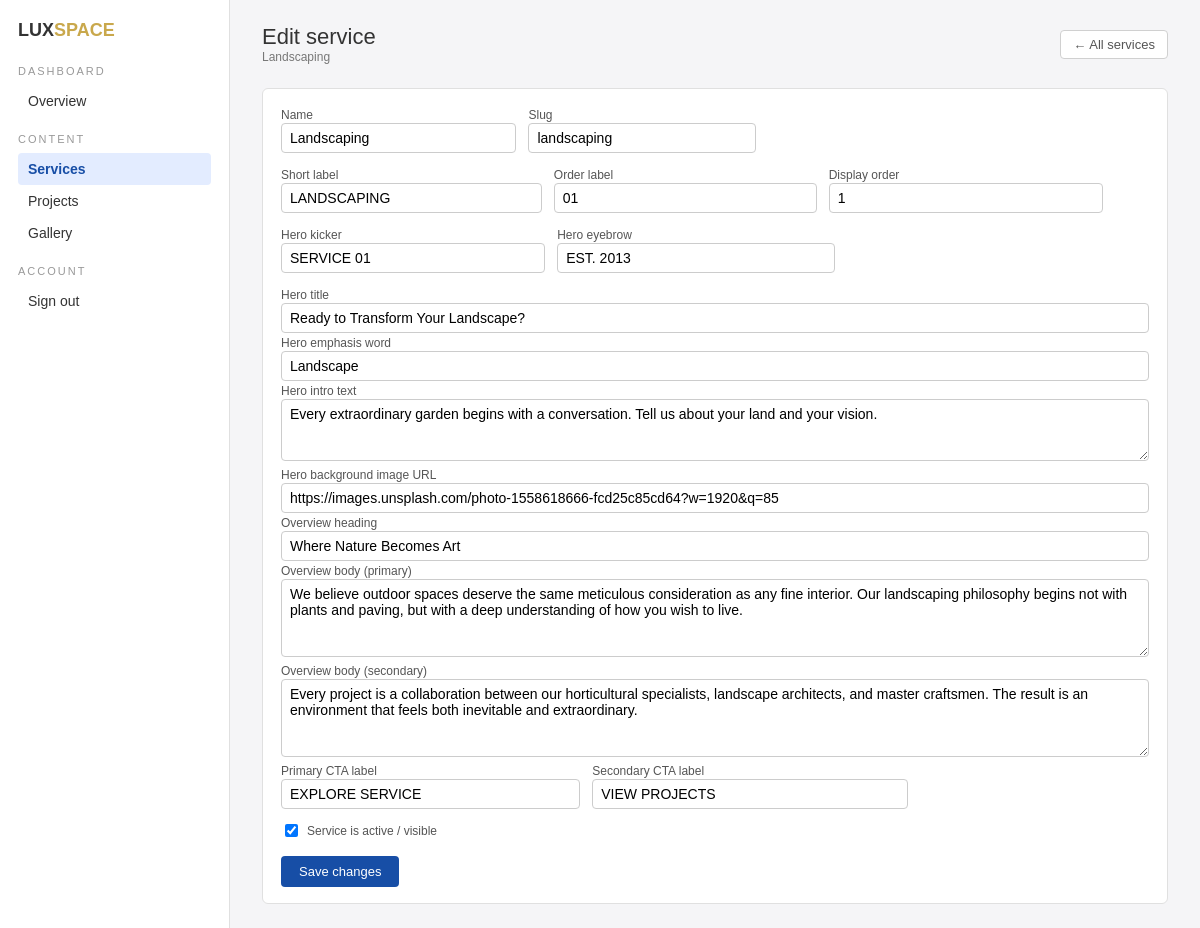
The page /dashboard/services/1/ (signed in) on the database its author committed.
### myApp/models.py (models this page shows, shortened)
class Service(models.Model):
    name = models.CharField(max_length=120)
    slug = models.SlugField(max_length=140, unique=True)
    short_label = models.CharField(
        max_length=40,
        help_text="Label used in tabs and pills, e.g. 'LANDSCAPING'.",
    )
    order_label = models.CharField(
        max_length=8,
        help_text="Numeric label such as '01', '02' to display before the name.",
    )
    hero_kicker = models.CharField(
        max_length=120,
        blank=True,
        help_text="Small label above hero title, e.g. 'SERVICE 01'.",
    )
    hero_eyebrow = models.CharField(
        max_length=120,
        blank=True,
        help_text="Secondary small label, e.g. 'EST. 2013'.",
    )
    hero_title = models.CharField(
        max_length=200,
        help_text="Main hero heading, e.g. 'Ready to Transform Your Landscape?'.",
    )
    hero_emphasis = models.CharField(
        max_length=120,
        blank=True,
        help_text="Optional emphasised word in the hero heading.",
    )
    hero_intro = models.TextField(
        blank=True,
        help_text="Short paragraph under the hero title.",
    )
    hero_background_image = models.URLField(
        blank=True,
        help_text="Full URL to the hero background image.",
    )
    overview_heading = models.CharField(
        max_length=200,
        blank=True,
        help_text="Overview section heading, e.g. 'Where Nature Becomes Art'.",
    )
    overview_body_primary = models.TextField(blank=True)
    overview_body_secondary = models.TextField(blank=True)
    cta_primary_label = models.CharField(
        max_length=80,
        default="EXPLORE SERVICE",
        help_text="Label for primary hero CTA button.",
    )
    cta_secondary_label = models.CharField(
        max_length=80,
        default="VIEW PROJECTS",
        help_text="Label for secondary hero CTA button.",
    )
    is_active = models.BooleanField(default=True)
    display_order = models.PositiveIntegerField(default=1)
    created_at = models.DateTimeField(auto_now_add=True)
    updated_at = models.DateTimeField(auto_now=True)
    class Meta:
        ordering = ["display_order", "name"]

### myApp/views.py (the view)
# urls.py: path("dashboard/services/<int:pk>/", views.dashboard_service_edit, name="dashboard_service_edit"),
@login_required
def dashboard_service_edit(request, pk):
    service = get_object_or_404(Service, pk=pk)
    if request.method == "POST":
        form = ServiceForm(request.POST, instance=service)
        if form.is_valid():
            form.save()
            return redirect("dashboard_services")
    else:
        form = ServiceForm(instance=service)
    return render(
        request,
        "dashboard/service_form.html",
        {"form": form, "service": service},
    )

### myApp/forms.py
class ServiceForm(forms.ModelForm):
    class Meta:
        model = Service
        fields = [
            "name",
            "slug",
            "short_label",
            "order_label",
            "hero_kicker",
            "hero_eyebrow",
            "hero_title",
            "hero_emphasis",
            "hero_intro",
            "hero_background_image",
            "overview_heading",
            "overview_body_primary",
            "overview_body_secondary",
            "cta_primary_label",
            "cta_secondary_label",
            "is_active",
            "display_order",
        ]
        widgets = {
            "hero_intro": forms.Textarea(attrs={"rows": 3}),
            "overview_body_primary": forms.Textarea(attrs={"rows": 4}),
            "overview_body_secondary": forms.Textarea(attrs={"rows": 4}),
        }

### myApp/templates/dashboard/service_form.html (shortened to what this page needs)
{% extends "dashboard/base.html" %}
{% block content %}
<div class="top-bar">
  <div>
    <h1>Edit service</h1>
    <small>{{ service.name }}</small>
  </div>
  <a href="{% url 'dashboard_services' %}" class="btn-outline">← All services</a>
</div>
<div class="card">
    <form method="post" class="space-y-6">
      <div style="display:flex; gap:12px; margin-bottom:12px;">
        <div>
          <label style="font-size:12px; color:#555;">Name</label>
          {{ form.name }}
        </div>
        <div>
          <label style="font-size:12px; color:#555;">Slug</label>
          {{ form.slug }}
        </div>
      </div>
      <div style="display:flex; gap:12px; margin-bottom:12px;">
        <div>
          <label style="font-size:12px; color:#555;">Short label</label>
          {{ form.short_label }}
        </div>
        <div>
          <label style="font-size:12px; color:#555;">Order label</label>
          {{ form.order_label }}
        </div>
        <div>
          <label style="font-size:12px; color:#555;">Display order</label>
          {{ form.display_order }}
        </div>
      </div>
      <div style="display:flex; gap:12px; margin-bottom:12px;">
        <div>
          <label style="font-size:12px; color:#555;">Hero kicker</label>
          {{ form.hero_kicker }}
        </div>
        <div>
          <label style="font-size:12px; color:#555;">Hero eyebrow</label>
          {{ form.hero_eyebrow }}
        </div>
      </div>
      <div>
        <label style="font-size:12px; color:#555;">Hero title</label>
        {{ form.hero_title }}
      </div>
      <div>
        <label style="font-size:12px; color:#555;">Hero emphasis word</label>
        {{ form.hero_emphasis }}
      </div>
      <div>
        <label style="font-size:12px; color:#555;">Hero intro text</label>
        {{ form.hero_intro }}
      </div>
      <div>
        <label style="font-size:12px; color:#555;">Hero background image URL</label>
        {{ form.hero_background_image }}
      </div>
      <div>
        <label style="font-size:12px; color:#555;">Overview heading</label>
        {{ form.overview_heading }}
      </div>
      <div>
        <label style="font-size:12px; color:#555;">Overview body (primary)</label>
        {{ form.overview_body_primary }}
      </div>
      <div>
        <label style="font-size:12px; color:#555;">Overview body (secondary)</label>
        {{ form.overview_body_secondary }}
      </div>
      <div style="display:flex; gap:12px; margin-bottom:12px;">
        <div>
          <label style="font-size:12px; color:#555;">Primary CTA label</label>
          {{ form.cta_primary_label }}
        </div>
        <div>
          <label style="font-size:12px; color:#555;">Secondary CTA label</label>
          {{ form.cta_secondary_label }}
        </div>
      </div>
      <div style="display:flex; align-items:center; gap:6px; margin-bottom:16px;">
        {{ form.is_active }}
        <span style="font-size:12px; color:#555;">Service is active / visible</span>
      </div>
      <button type="submit">Save changes</button>
    </form>
</div>
{% endblock %}

### myApp/templates/dashboard/base.html (style rules this page uses)
* { box-sizing: border-box; }
body { margin: 0; font-family: Arial, Helvetica, sans-serif; background: #f5f5f7; color: #333333; }
a { color: #0066cc; text-decoration: none; }
.top-bar { display: flex; justify-content: space-between; align-items: center; margin-bottom: 24px; }
.top-bar h1 { margin: 0; font-size: 22px; font-weight: 400; }
.top-bar small { display: block; font-size: 12px; color: #777; }
.btn-outline { border: 1px solid #d0d0d0; padding: 6px 12px; border-radius: 4px; font-size: 13px; color: #555; background: #ffffff; }
.card { background: #ffffff; border: 1px solid #e0e0e0; border-radius: 6px; padding: 16px 18px; }
form input[type="text"], form input[type="number"], form textarea, form select, form input[type="url"], form input[type="password"] { width: 100%; padding: 6px 8px; border-radius: 4px; border: 1px solid #cccccc; font-family: Arial, Helvetica, sans-serif; font-size: 14px; }
form textarea { resize: vertical; }
form button[type="submit"] { background: #174ea6; color: #ffffff; border: none; border-radius: 4px; padding: 8px 18px; font-size: 13px; cursor: pointer; }

### rows shown on the page
Service: name "Landscaping", slug "landscaping", short_label "LANDSCAPING", order_label "01", display_order "1", hero_kicker "SERVICE 01", hero_eyebrow "EST. 2013", hero_title "Ready to Transform Your Landscape?", hero_emphasis "Landscape", hero_intro "Every extraordinary garden begins with a conversation. Tell us about your land and your vision.", hero_background_image "https://images.unsplash.com/photo-1558618666-fcd25c85cd64?w=1920&q=85", overview_heading "Where Nature Becomes Art", overview_body_primary "We believe outdoor spaces deserve the same meticulous consideration as any fine interior. Our landscaping philosophy begins not with plants and paving, but with a deep understanding of how you wish to live.", overview_body_secondary "Every project is a collaboration between our horticultural specialists, landscape architects, and master craftsmen. The result is an environment that feels both inevitable and extraordinary.", cta_primary_label "EXPLORE SERVICE", cta_secondary_label "VIEW PROJECTS", is_active "☑"
